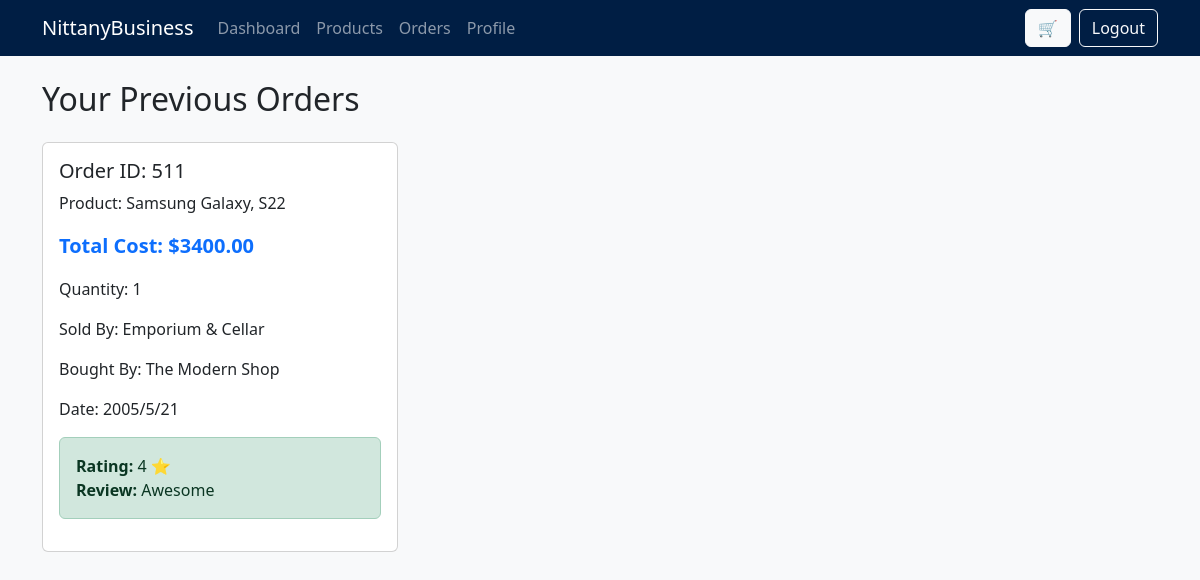
/orders (signed in), run on an earlier commit of the app's database.
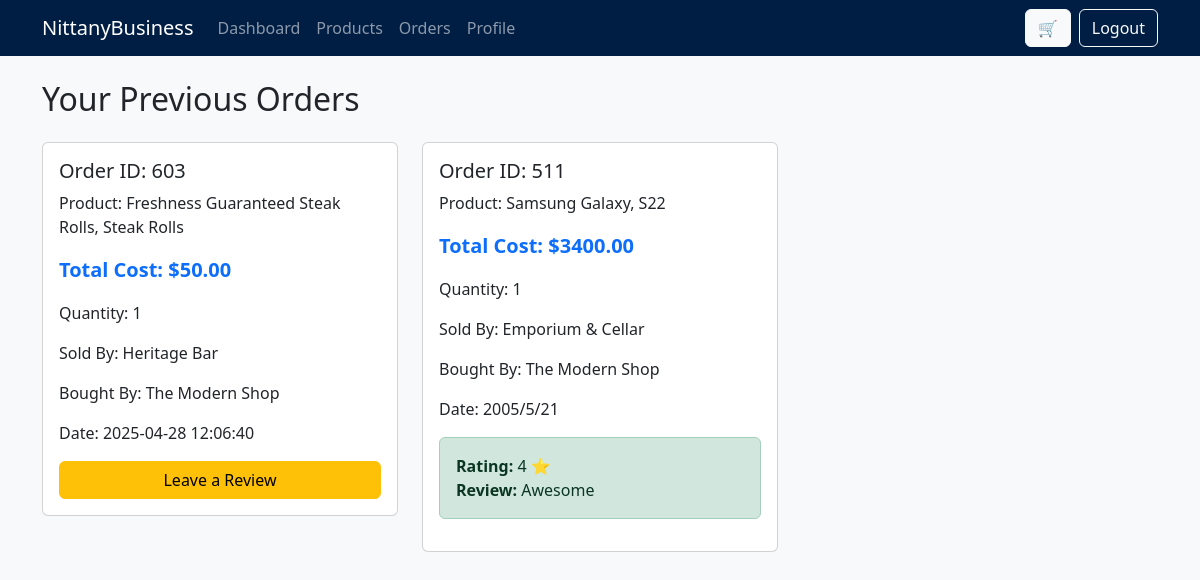
And on a later commit of the database.
### tables this page shows
CREATE TABLE Buyers (
            email TEXT PRIMARY KEY,
            business_name TEXT NOT NULL,
            buyer_address_id TEXT NOT NULL,
            FOREIGN KEY (email) REFERENCES Users (email) ON UPDATE CASCADE,
            FOREIGN KEY (buyer_address_id) REFERENCES Address (address_id)
        );

CREATE TABLE Orders (
            order_id INTEGER PRIMARY KEY AUTOINCREMENT,
            seller_email TEXT NOT NULL,
            buyer_email TEXT NOT NULL,
            listing_id INTEGER NOT NULL,
            date DATE NOT NULL,
            quantity INTEGER NOT NULL,
            payment INTEGER NOT NULL,
            FOREIGN KEY (seller_email) REFERENCES Sellers (email) ON UPDATE CASCADE,
            FOREIGN KEY (buyer_email) REFERENCES Buyers (email) ON UPDATE CASCADE,
            FOREIGN KEY (listing_id) REFERENCES ProductListings (listing_id)
        );

CREATE TABLE ProductListings (
            seller_email TEXT,
            listing_id INTEGER,
            category TEXT NOT NULL,
            product_title TEXT NOT NULL,
            product_name TEXT NOT NULL,
            product_description TEXT NOT NULL,
            quantity INTEGER NOT NULL,
            product_price INTEGER NOT NULL,
            status INTEGER NOT NULL,
            PRIMARY KEY (seller_email, listing_id),
            FOREIGN KEY (seller_email) REFERENCES Sellers (email) ON UPDATE CASCADE,
            FOREIGN KEY (category) REFERENCES Categories (category_name)
        );

CREATE TABLE Sellers (
            email TEXT PRIMARY KEY,
            business_name TEXT NOT NULL,
            business_address_id TEXT NOT NULL,
            bank_routing_number INTEGER NOT NULL,
            bank_account_number INTEGER NOT NULL,
            balance INTEGER NOT NULL,
            FOREIGN KEY (email) REFERENCES Users (email) ON UPDATE CASCADE,
            FOREIGN KEY (business_address_id) REFERENCES Address (address_id)
        );

### V1/nittany-business/app.py (the view)
@app.route('/orders')
def orders():
    user = session.get('user', {})
    connection = sql.connect(DATABASE)
    cursor = connection.cursor()
    cursor.execute('''
        SELECT *
        FROM Orders O
        WHERE buyer_email = ?
        ORDER BY date DESC
    ''', (user['id'],))
    attributes = ['order_id', 'seller_email', 'buyer_email', 'listing_id', 'date', 'quantity', 'payment']
    orders = [dict(zip(attributes, row)) for row in cursor.fetchall()]
    for order in orders:
        cursor.execute('''
            SELECT business_name
            FROM Sellers
            WHERE email = ?
        ''', (order['seller_email'],))
        seller = cursor.fetchone()
        order['seller_name'] = seller[0] if seller else 'Unknown Seller'
        cursor.execute('''
            SELECT business_name
            FROM Buyers
            WHERE email = ?
        ''', (order['buyer_email'],))
        buyer = cursor.fetchone()
        order['buyer_name'] = buyer[0] if buyer else 'Unknown Buyer'
        cursor.execute('''
            SELECT product_title, product_name
            FROM ProductListings
            WHERE listing_id = ?
        ''', (order['listing_id'],))
        product = cursor.fetchone()
        if product:
            order['product_title'] = product[0]
            order['product_name'] = product[1]
        else:
            order['product_title'] = 'Unknown Title'
            order['product_name'] = 'Unknown Product'
        cursor.execute('''
            SELECT review_desc, rating
            FROM Reviews
            WHERE order_id = ?
        ''', (order['order_id'],))
        review = cursor.fetchone()
        if review:
            order['has_review'] = True
            order['review_desc'] = review[0]
            order['rating'] = review[1]
        else:
            order['has_review'] = False
    connection.close()
    return render_template('orders.html',
                           user=user,
                           orders=orders
                           )

### V1/nittany-business/templates/orders.html (shortened to what this page needs)
<!DOCTYPE html>
<html lang="en">
<head>
    <link href="https://cdn.jsdelivr.net/npm/bootstrap@5.3.0/dist/css/bootstrap.min.css" rel="stylesheet">
    <link rel="stylesheet" href="{{ url_for('static', filename='css/styles.css') }}">
</head>
<body>
    {% include 'navbar.html' %}
    <div class="container mt-4">
        <h2 class="mb-4">Your Previous Orders</h2>
        <div class="row row-cols-1 row-cols-md-3 g-4">
            {% for order in orders %}
            <div class="col">
                <div class="card order-card">
                    <div class="card-body">
                        <h5 class="card-title">Order ID: {{ order.order_id }}</h5>
                        <p class="product_name">Product: {{ order.product_title }}, {{ order.product_name }}</p>
                        <p class="product-price">Total Cost: ${{ "%.2f"|format(order.payment) }}</p>
                        <p class="card-text order-description">Quantity: {{ order.quantity }}</p>
                        <p class="soldby">Sold By: {{ order.seller_name }}</p>
                        <p class="boughtby">Bought By: {{ order.buyer_name }}</p>
                        <p class="tag">Date: {{ order.date }}</p>
                        <div class="d-grid gap-2 mt-3">
                            {% if order.has_review %}
                                <div class="alert alert-success">
                                    <strong>Rating:</strong> {{ order.rating }} ⭐<br>
                                    <strong>Review:</strong> {{ order.review_desc }}
                                </div>
                            {% else %}
                                <a href="{{ url_for('leave_review', order_id=order.order_id) }}" class="btn btn-warning">Leave a Review</a>
                            {% endif %}
                        </div>
                    </div>
                </div>
            </div>
            {% endfor %}
        </div>
    </div>
</body>
</html>

What changed in the data, as far as the page shows it:
added Orders: order_id "603", date "2025-04-28 12:06:40"
now on this page (row edited): ProductListings: product_title "Freshness Guaranteed Steak Rolls", product_name "Steak Rolls"
now on this page (row edited): Sellers: seller_name "Heritage Bar"
Also different on the page:
new list line: "Order ID: Product: , Total Cost: $ 50.00 Quantity: 1 Sold By: Bought By: Date: Leave a Review"
new list line: "The Modern Shop"
